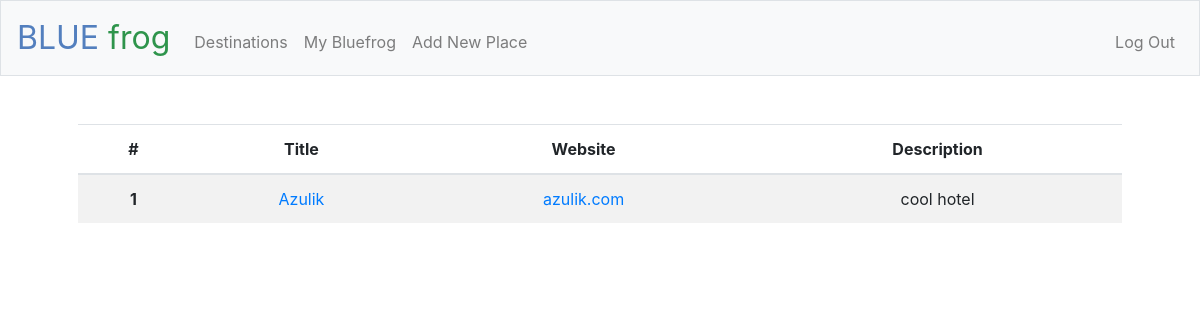
Page /destination/CUN (signed in) on the earlier database version.
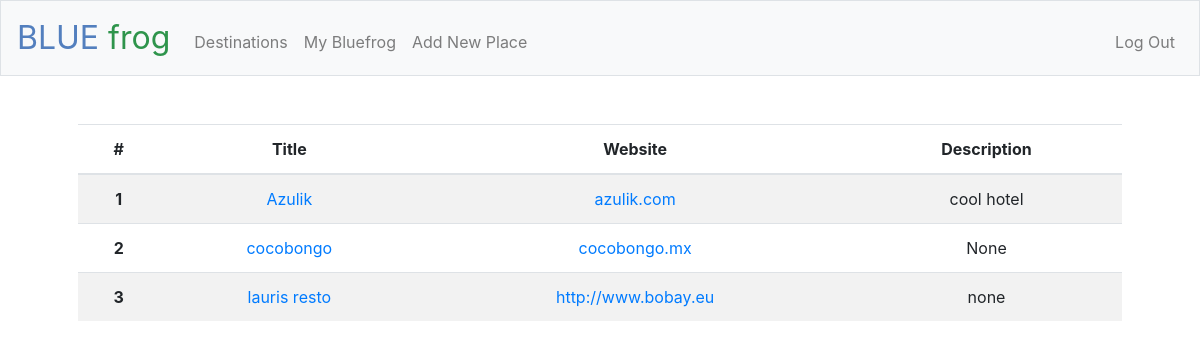
Same page on the later database version.
### tables this page shows
CREATE TABLE places (id INTEGER PRIMARY KEY AUTOINCREMENT NOT NULL, title TEXT NOT NULL, dest_id INTEGER NOT NULL, url TEXT, email TEXT, phone TEXT, description TEXT, public BOOLEAN, 'timestamp' TIMESTAMP DEFAULT CURRENT_TIMESTAMP NOT NULL, FOREIGN KEY(dest_id) REFERENCES destinations(id));

### app.py (the view)
@app.route("/destination/<iata>")
@login_required
def destination(iata):
    destination = db.execute("SELECT * FROM destinations WHERE iata = :iata", iata = iata)
    dest_id = destination[0]["id"]
    place_list = db.execute("SELECT id, title, url, description FROM places WHERE dest_id = :dest_id", dest_id = dest_id)
    print(place_list)
    return render_template("destination.html", place_list = place_list, iata = iata)

### app.py (called while the page is built)
@app.after_request
def after_request(response):
    response.headers["Cache-Control"] = "no-cache, no-store, must-revalidate"
    response.headers["Expires"] = 0
    response.headers["Pragma"] = "no-cache"
    return response

### helpers.py (called while the page is built)
def login_required(f):
    @wraps(f)
    def decorated_function(*args, **kwargs):
        if session.get("user_id") is None:
            return redirect("/login")
        return f(*args, **kwargs)
    return decorated_function

### templates/destination.html (shortened to what this page needs)
{% extends "layout.html" %}
{% block main %}
<table class="table table-striped">
  <thead>
    <tr>
      <th scope="col">#</th>
      <th scope="col">Title</th>
      <th scope="col">Website</th>
      <th scope="col">Description</th>
    </tr>
  </thead>
<tbody>
  {% for place in place_list %}
  <tr>
    <th scope="row">{{ loop.index }}</th>
    <td><a href={{ url_for('place', place_id=place["id"]) }}>{{ place["title"] }}</a></td>
    <td><a href={{ place["url"] }}>{{ place["url"] }}</a></td>
    <td>{{ place["description"] }}</td>
  </tr>
  {% endfor %}
</tbody>
</table>
{% endblock %}

Differences in the rows shown:
added places: title "cocobongo", url "cocobongo.mx", description "None"
added places: title "lauris resto", url "http://www.bobay.eu", description "none"
